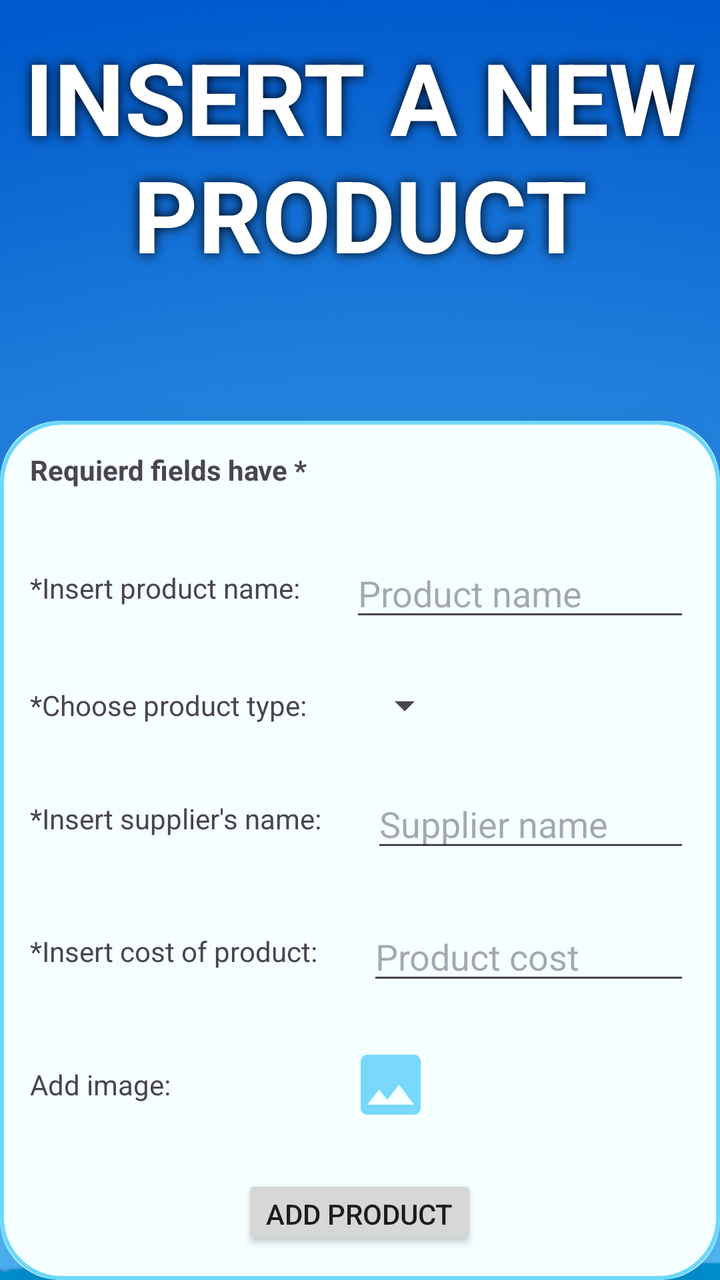
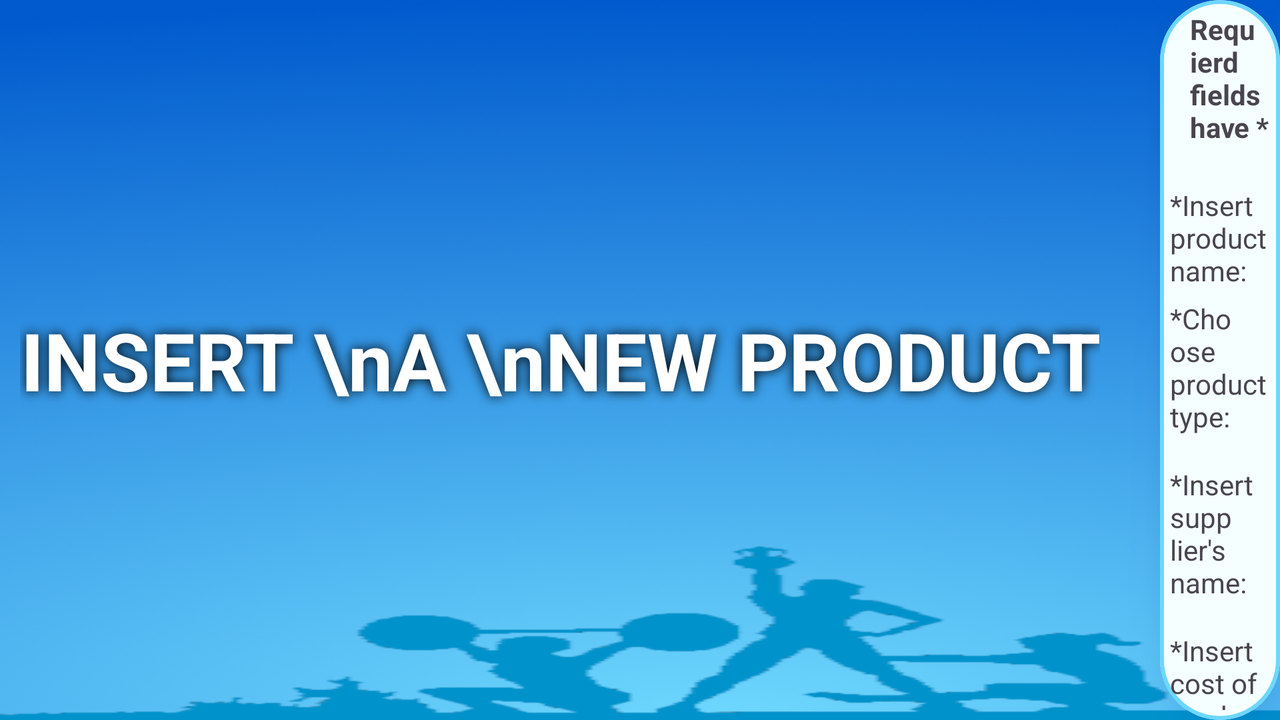

An Android layout and its configuration variant, each rendered on a device that would load it. The default file and the variant file are quoted in full after the pictures.
<!-- AndroidManifest.xml: application theme Theme.SupplementsEshopManagmentSystem -->
<!-- res/layout/fragment_add_new_product.xml -->
<?xml version="1.0" encoding="utf-8"?>
<LinearLayout
    xmlns:android="http://schemas.android.com/apk/res/android"
    xmlns:app="http://schemas.android.com/apk/res-auto"
    xmlns:tools="http://schemas.android.com/tools"
    android:layout_width="match_parent"
    android:layout_height="match_parent"
    tools:context=".addNewProductFrag"
    android:orientation="vertical"
    android:background="@drawable/commonback">

    <TextView
        android:layout_width="wrap_content"
        android:layout_height="wrap_content"
        android:text="INSERT A NEW PRODUCT"
        android:layout_gravity="center"
        android:textColor="@color/white"
        android:layout_marginTop="15dp"
        android:textSize="50sp"
        android:textAlignment="center"
        android:shadowRadius="15"
        android:shadowColor="@color/black"
        android:textStyle="bold"/>

    <androidx.cardview.widget.CardView
        android:layout_width="wrap_content"
        android:layout_height="wrap_content"
        app:cardCornerRadius="30dp"
        android:layout_marginTop="70dp"
        android:layout_gravity="center"
        app:cardElevation="20dp"
        android:outlineSpotShadowColor="@color/darkest_blue"
        android:backgroundTint="@color/white_blue">

        <LinearLayout
            android:layout_width="match_parent"
            android:layout_height="match_parent"
            android:padding="15dp"
            android:orientation="vertical"
            android:background="@drawable/lavender_border">

            <TextView
                android:id="@+id/textView4"
                android:layout_width="wrap_content"
                android:layout_height="wrap_content"
                android:text="Requierd fields have *"
                android:textStyle="bold"
                android:layout_marginBottom="30dp"/>

            <LinearLayout
                android:layout_width="wrap_content"
                android:layout_height="wrap_content">
                <TextView
                    android:id="@+id/textView"
                    android:layout_width="wrap_content"
                    android:layout_height="wrap_content"
                    android:layout_marginTop="10dp"
                    android:text="*Insert product name:" />

                <EditText
                    android:layout_gravity="center"
                    android:id="@+id/productNames"
                    android:layout_width="wrap_content"
                    android:layout_height="wrap_content"
                    android:layout_marginLeft="25dp"
                    android:ems="10"
                    android:hint="Product name"
                    android:inputType="text"
                    android:text="" />
            </LinearLayout>


            <LinearLayout
                android:layout_width="wrap_content"
                android:layout_height="wrap_content"
                android:layout_marginTop="25dp">
                <TextView
                    android:layout_gravity="center"
                    android:id="@+id/textView2"
                    android:layout_width="wrap_content"
                    android:layout_height="wrap_content"
                    android:text="*Choose product type:" />

                <Spinner
                    android:layout_gravity="start"
                    android:id="@+id/productTypes"
                    android:layout_marginLeft="25dp"
                    android:layout_width="wrap_content"
                    android:layout_height="wrap_content" />
            </LinearLayout>

            <LinearLayout
                android:layout_width="wrap_content"
                android:layout_height="wrap_content"
                android:orientation="horizontal"
                android:layout_marginTop="25dp">
                <TextView
                    android:id="@+id/textView5"
                    android:layout_width="wrap_content"
                    android:layout_height="wrap_content"
                    android:layout_marginTop="10dp"
                    android:text="*Insert supplier's name:" />

                <EditText
                    android:layout_gravity="center"
                    android:id="@+id/supproname"
                    android:layout_width="wrap_content"
                    android:layout_height="wrap_content"
                    android:layout_marginLeft="25dp"
                    android:ems="10"
                    android:hint="Supplier name"
                    android:inputType="text"
                    android:text="" />
            </LinearLayout>

            <LinearLayout
                android:layout_width="wrap_content"
                android:layout_height="wrap_content"
                android:orientation="horizontal"
                android:layout_marginTop="25dp">
                <TextView
                    android:id="@+id/textView6"
                    android:layout_width="wrap_content"
                    android:layout_height="wrap_content"
                    android:layout_marginTop="10dp"
                    android:text="*Insert cost of product:" />

                <EditText
                    android:layout_gravity="center"
                    android:id="@+id/cost"
                    android:layout_width="wrap_content"
                    android:layout_height="wrap_content"
                    android:layout_marginLeft="25dp"
                    android:ems="10"
                    android:hint="Product cost"
                    android:inputType="number"
                    android:text="" />
            </LinearLayout>

            <LinearLayout
                android:id="@+id/productImageContainer"
                android:layout_width="wrap_content"
                android:layout_height="wrap_content"
                android:layout_marginTop="25dp">

                <TextView
                    android:layout_gravity="center"
                    android:id="@+id/textView3"
                    android:layout_width="wrap_content"
                    android:layout_height="wrap_content"
                    android:text="Add image:"/>

                <ImageButton
                    android:id="@+id/productImageButton"
                    android:layout_width="wrap_content"
                    android:layout_height="wrap_content"
                    android:src="@drawable/baseline_image_24"
                    android:layout_marginLeft="90dp"
                    android:background="@color/transparent"
                    />


            </LinearLayout>

            <Button
                android:layout_gravity="center"
                android:id="@+id/addProductButton"
                android:layout_width="wrap_content"
                android:layout_height="wrap_content"
                android:text="ADD PRODUCT"
                android:layout_marginTop="25dp" />
        </LinearLayout>

    </androidx.cardview.widget.CardView>

</LinearLayout>
<!-- resources referenced by this layout -->
<resources>
  <color name="black">#FF000000</color>
  <color name="darkest_blue">#005acd</color>
  <color name="transparent">#00FFFFFF</color>
  <color name="white">#FFFFFF</color>
  <color name="white_blue">#f5ffff</color>
  <!-- drawable baseline_image_24 (drawable) -->
  <vector android:height="40dp" android:tint="#78D9FC"
      android:viewportHeight="24" android:viewportWidth="24"
      android:width="40dp" xmlns:android="http://schemas.android.com/apk/res/android">
      <path android:fillColor="@android:color/white" android:pathData="M21,19V5c0,-1.1 -0.9,-2 -2,-2H5c-1.1,0 -2,0.9 -2,2v14c0,1.1 0.9,2 2,2h14c1.1,0 2,-0.9 2,-2zM8.5,13.5l2.5,3.01L14.5,12l4.5,6H5l3.5,-4.5z"/>
  </vector>
  <!-- drawable commonback: png bitmap (drawable, 251994 bytes) -->
  <!-- drawable lavender_border (drawable) -->
  <?xml version="1.0" encoding="utf-8"?>
  <shape xmlns:android="http://schemas.android.com/apk/res/android"
      android:shape="rectangle">
  
      <stroke
          android:width="2dp"
          android:color="@color/mid_blue"/>
  
      <corners
          android:radius="30dp"/>
  
  </shape>
  <style name="Theme.SupplementsEshopManagmentSystem" parent="Base.Theme.SupplementsEshopManagmentSystem" />
  <color name="mid_blue">#6dd7fd</color>
  <style name="Base.Theme.SupplementsEshopManagmentSystem" parent="Theme.Material3.DayNight.NoActionBar">
          <item name="colorPrimary">@color/darkest_blue</item>
          <item name="colorPrimaryVariant">@color/darkest_blue</item>
      </style>
</resources>
<!-- res/layout-land/fragment_add_new_product.xml (the author's variant of the layout above) -->
<!-- drawn on the phone turned sideways -->
<?xml version="1.0" encoding="utf-8"?>
<LinearLayout xmlns:android="http://schemas.android.com/apk/res/android"
    xmlns:app="http://schemas.android.com/apk/res-auto"
    xmlns:tools="http://schemas.android.com/tools"
    android:layout_width="match_parent"
    android:layout_height="match_parent"
    tools:context=".addNewProductFrag"
    android:orientation="horizontal"
    android:background="@drawable/commonback">

    <TextView
        android:layout_width="wrap_content"
        android:layout_height="wrap_content"
        android:layout_gravity="center"
        android:text="INSERT \nA \nNEW PRODUCT"
        android:textColor="@color/white"
        android:layout_marginLeft="10dp"
        android:layout_marginRight="30dp"
        android:textSize="40sp"
        android:textAlignment="center"
        android:shadowRadius="15"
        android:shadowColor="@color/black"
        android:textStyle="bold"/>

    <androidx.cardview.widget.CardView
        android:layout_width="wrap_content"
        android:layout_height="wrap_content"
        app:cardCornerRadius="30dp"
        android:layout_gravity="center"
        app:cardElevation="20dp"
        android:outlineSpotShadowColor="@color/darkest_blue"
        android:backgroundTint="@color/white_blue">

        <LinearLayout
            android:layout_width="match_parent"
            android:layout_height="match_parent"
            android:padding="5dp"
            android:orientation="vertical"
            android:background="@drawable/lavender_border">

            <TextView
                android:id="@+id/textView4"
                android:layout_width="wrap_content"
                android:layout_height="wrap_content"
                android:text="Requierd fields have *"
                android:textStyle="bold"
                android:layout_marginBottom="10dp"
                android:layout_marginLeft="10dp"/>

            <LinearLayout
                android:layout_width="wrap_content"
                android:layout_height="wrap_content">
                <TextView
                    android:id="@+id/textView"
                    android:layout_width="wrap_content"
                    android:layout_height="wrap_content"
                    android:layout_marginTop="10dp"
                    android:text="*Insert product name:" />

                <EditText
                    android:layout_gravity="center"
                    android:id="@+id/productNames"
                    android:layout_width="wrap_content"
                    android:layout_height="wrap_content"
                    android:layout_marginLeft="25dp"
                    android:ems="10"
                    android:hint="Product name"
                    android:inputType="text"
                    android:text="" />
            </LinearLayout>


            <LinearLayout
                android:layout_width="wrap_content"
                android:layout_height="wrap_content"
                android:layout_marginTop="5dp">
                <TextView
                    android:layout_gravity="center"
                    android:id="@+id/textView2"
                    android:layout_width="wrap_content"
                    android:layout_height="wrap_content"
                    android:text="*Choose product type:" />

                <Spinner
                    android:layout_gravity="start"
                    android:id="@+id/productTypes"
                    android:layout_marginLeft="25dp"
                    android:layout_width="wrap_content"
                    android:layout_height="wrap_content" />
            </LinearLayout>

            <LinearLayout
                android:layout_width="wrap_content"
                android:layout_height="wrap_content"
                android:orientation="horizontal"
                android:layout_marginTop="5dp">
                <TextView
                    android:id="@+id/textView5"
                    android:layout_width="wrap_content"
                    android:layout_height="wrap_content"
                    android:layout_marginTop="10dp"
                    android:text="*Insert supplier's name:" />

                <EditText
                    android:layout_gravity="center"
                    android:id="@+id/supproname"
                    android:layout_width="wrap_content"
                    android:layout_height="wrap_content"
                    android:layout_marginLeft="25dp"
                    android:ems="10"
                    android:hint="Supplier name"
                    android:inputType="text"
                    android:text="" />
            </LinearLayout>

            <LinearLayout
                android:layout_width="wrap_content"
                android:layout_height="wrap_content"
                android:orientation="horizontal"
                android:layout_marginTop="5dp">
                <TextView
                    android:id="@+id/textView6"
                    android:layout_width="wrap_content"
                    android:layout_height="wrap_content"
                    android:layout_marginTop="10dp"
                    android:text="*Insert cost of product:" />

                <EditText
                    android:layout_gravity="center"
                    android:id="@+id/cost"
                    android:layout_width="wrap_content"
                    android:layout_height="wrap_content"
                    android:layout_marginLeft="25dp"
                    android:ems="10"
                    android:hint="Product cost"
                    android:inputType="number"
                    android:text="" />
            </LinearLayout>

            <LinearLayout
                android:id="@+id/productImageContainer"
                android:layout_width="wrap_content"
                android:layout_height="wrap_content"
                android:layout_marginTop="5dp">

                <TextView
                    android:layout_gravity="center"
                    android:id="@+id/textView3"
                    android:layout_width="wrap_content"
                    android:layout_height="wrap_content"
                    android:text="Add image:"/>

                <ImageButton
                    android:id="@+id/productImageButton"
                    android:layout_width="wrap_content"
                    android:layout_height="wrap_content"
                    android:src="@drawable/baseline_image_24"
                    android:layout_marginLeft="90dp"
                    android:background="@color/transparent" />


            </LinearLayout>

            <Button
                android:layout_gravity="center"
                android:id="@+id/addProductButton"
                android:layout_width="wrap_content"
                android:layout_height="wrap_content"
                android:text="ADD PRODUCT"
                android:layout_marginTop="5dp" />
        </LinearLayout>

    </androidx.cardview.widget.CardView>

</LinearLayout>
